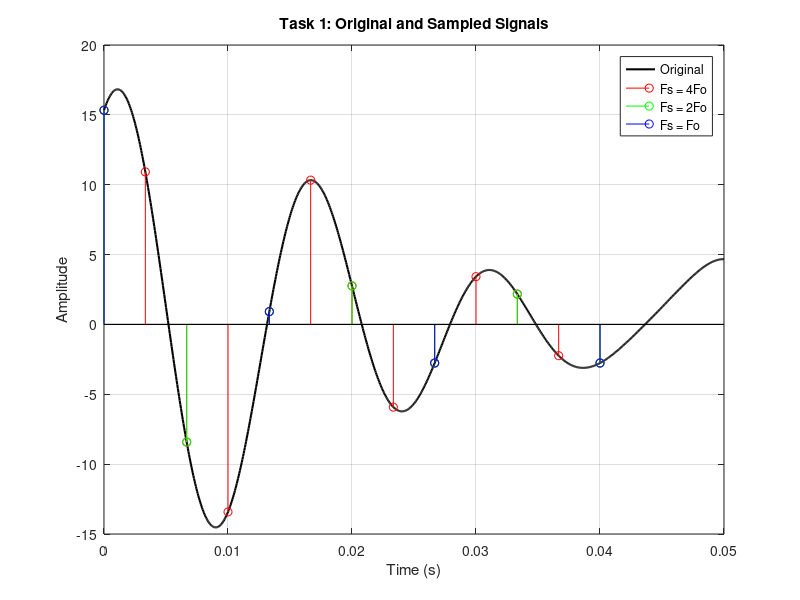
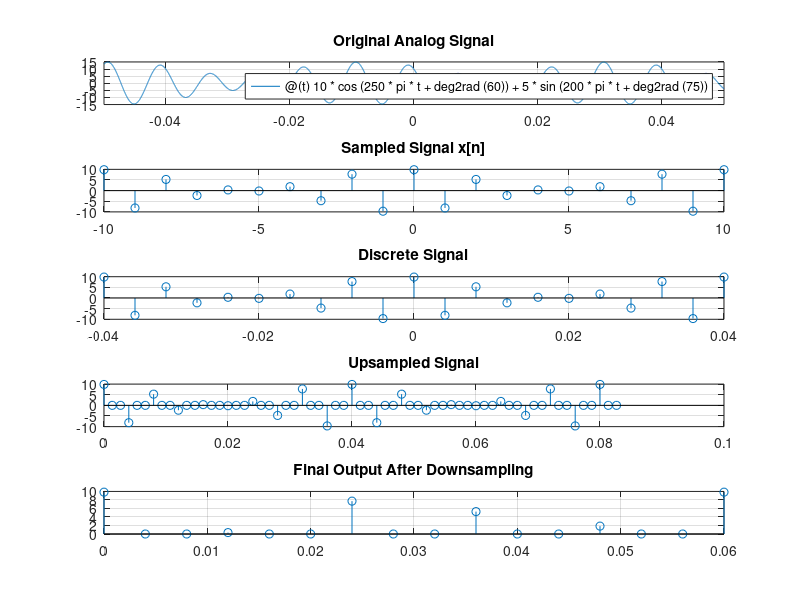
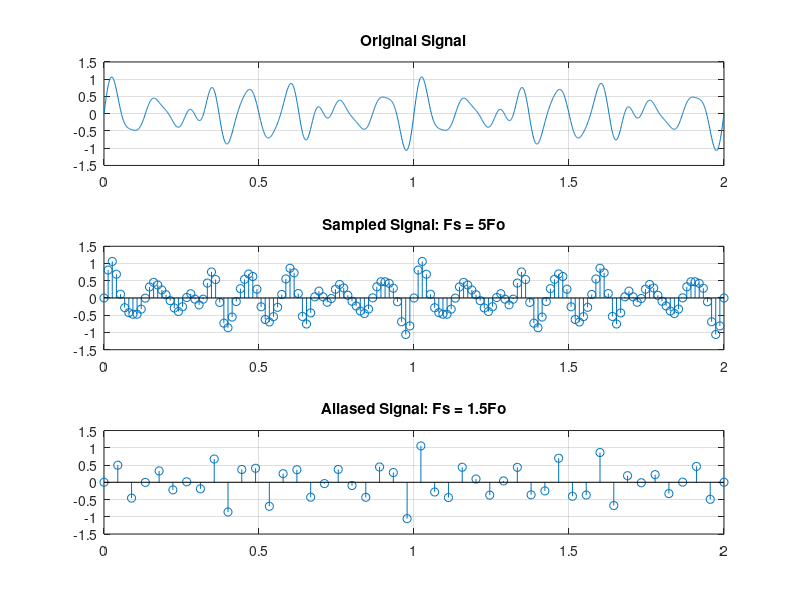
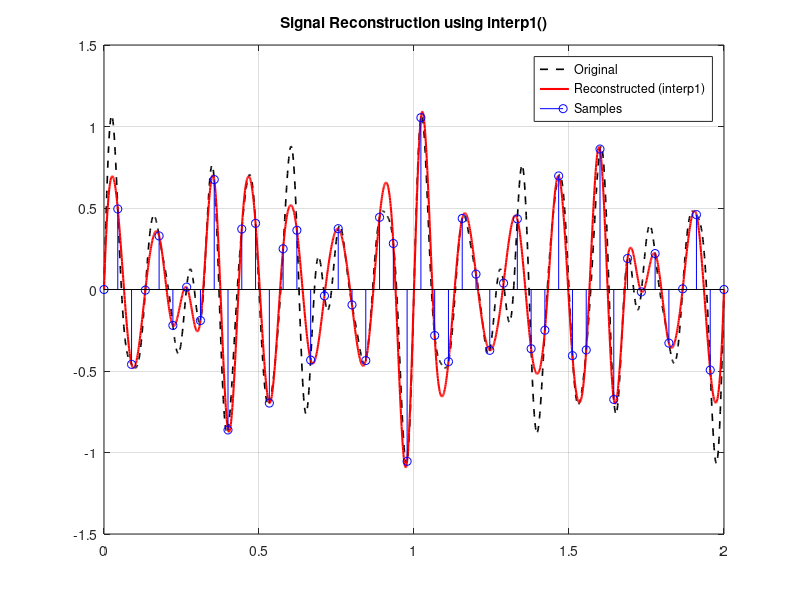

Source code (MATLAB) for these figures, in order:

%EET 3370: DIGITAL SIGNAL PROCESSING
%LAB 1.
%GROUP MEMBERS:
%1. JOSHUA MUTHENYA WAMBUA EG209/109705/22
%2. AKALA DALVAN EG209/109726/22

%%
%task 1


clc; clear; close all;

% Time vector for high resolution (original signal)
t = linspace(0, 3/60, 1000); % 3 cycles of highest freq (75 Hz)
x = 10*cos(120*pi*t) + 5*sin(100*pi*t + deg2rad(30)) + 4*sin(150*pi*t + deg2rad(45));

% Maximum frequency component
Fo = 75; % 150π → 75 Hz

% Sampling frequencies
Fs1 = 4*Fo;
Fs2 = 2*Fo;
Fs3 = Fo;

% Time vectors for sampling
t1 = 0:1/Fs1:3/Fo;
t2 = 0:1/Fs2:3/Fo;
t3 = 0:1/Fs3:3/Fo;

% Sampled signals
x1 = 10*cos(120*pi*t1) + 5*sin(100*pi*t1 + deg2rad(30)) + 4*sin(150*pi*t1 + deg2rad(45));
x2 = 10*cos(120*pi*t2) + 5*sin(100*pi*t2 + deg2rad(30)) + 4*sin(150*pi*t2 + deg2rad(45));
x3 = 10*cos(120*pi*t3) + 5*sin(100*pi*t3 + deg2rad(30)) + 4*sin(150*pi*t3 + deg2rad(45));

% Plot
figure;
plot(t, x, 'k', 'LineWidth', 1.5); hold on;
stem(t1, x1, 'r'); stem(t2, x2, 'g'); stem(t3, x3, 'b');
legend('Original', 'Fs = 4Fo', 'Fs = 2Fo', 'Fs = Fo');
xlabel('Time (s)'); ylabel('Amplitude'); title('Task 1: Original and Sampled Signals');
grid on;




%task 2


clc; clear; close all;

% Define parameters
Fs = 250; % Choose Fs > max freq (125 Hz), so Fs = 250 is safe
n = -10:10;
t = n/Fs;

% Original discrete signal
x = 10*cos(250*pi*t + deg2rad(60)) + 5*sin(200*pi*t + deg2rad(75));

% Upsampled by 3
x_up = upsample(x, 3);

% Downsampled the upsampled signal by 4
x_down = downsample(x_up, 4);

% Time vectors for plotting
t_up = (0:length(x_up)-1)/Fs/3;
t_down = (0:length(x_down)-1)/Fs;

% Plots
figure;
subplot(5,1,1); fplot(@(t) 10*cos(250*pi*t + deg2rad(60)) + 5*sin(200*pi*t + deg2rad(75)), [-0.05, 0.05]);
title('Original Analog Signal'); grid on;

subplot(5,1,2); stem(n, x); title('Sampled Signal x[n]'); grid on;

subplot(5,1,3); stem(t, x); title('Discrete Signal'); grid on;

subplot(5,1,4); stem(t_up, x_up); title('Upsampled Signal'); grid on;

subplot(5,1,5); stem(t_down, x_down); title('Final Output After Downsampling'); grid on;

%%
%task 3
clc; clear; close all;

% Signal parameters
Fo = 15; % Max frequency = 30π => 15 Hz
t = 0:0.001:2;

% Original signal
x = 0.5*sin(14*pi*t) + (1/3)*sin(18*pi*t) + (1/5)*sin(24*pi*t) + (1/7)*sin(30*pi*t);

% Case i: Fs = 5Fo = 75 Hz
Fs1 = 5*Fo;
ts1 = 0:1/Fs1:2;
x1 = 0.5*sin(14*pi*ts1) + (1/3)*sin(18*pi*ts1) + (1/5)*sin(24*pi*ts1) + (1/7)*sin(30*pi*ts1);

% Case ii: Fs = 1.5Fo = 22.5 Hz (aliasing expected)
Fs2 = 1.5*Fo;
ts2 = 0:1/Fs2:2;
x2 = 0.5*sin(14*pi*ts2) + (1/3)*sin(18*pi*ts2) + (1/5)*sin(24*pi*ts2) + (1/7)*sin(30*pi*ts2);

% Plot
figure;
subplot(3,1,1); plot(t, x); title('Original Signal'); grid on;
subplot(3,1,2); stem(ts1, x1); title('Sampled Signal: Fs = 5Fo'); grid on;
subplot(3,1,3); stem(ts2, x2); title('Aliased Signal: Fs = 1.5Fo'); grid on;

%task 4
clc; clear; close all;

% Reusing from Task 3
Fo = 15;
Fs2 = 1.5*Fo;
ts2 = 0:1/Fs2:2;
x2 = 0.5*sin(14*pi*ts2) + (1/3)*sin(18*pi*ts2) + (1/5)*sin(24*pi*ts2) + (1/7)*sin(30*pi*ts2);

% Interpolated time vector
t_interp = 0:0.001:2;
x_interp = interp1(ts2, x2, t_interp, 'spline');

% Original signal for comparison
x_original = 0.5*sin(14*pi*t_interp) + (1/3)*sin(18*pi*t_interp) + ...
             (1/5)*sin(24*pi*t_interp) + (1/7)*sin(30*pi*t_interp);

% Plot
figure;
plot(t_interp, x_original, 'k--', 'LineWidth', 1.2); hold on;
plot(t_interp, x_interp, 'r', 'LineWidth', 1.5);
stem(ts2, x2, 'b');
legend('Original', 'Reconstructed (interp1)', 'Samples');
title('Signal Reconstruction using interp1()'); grid on;


